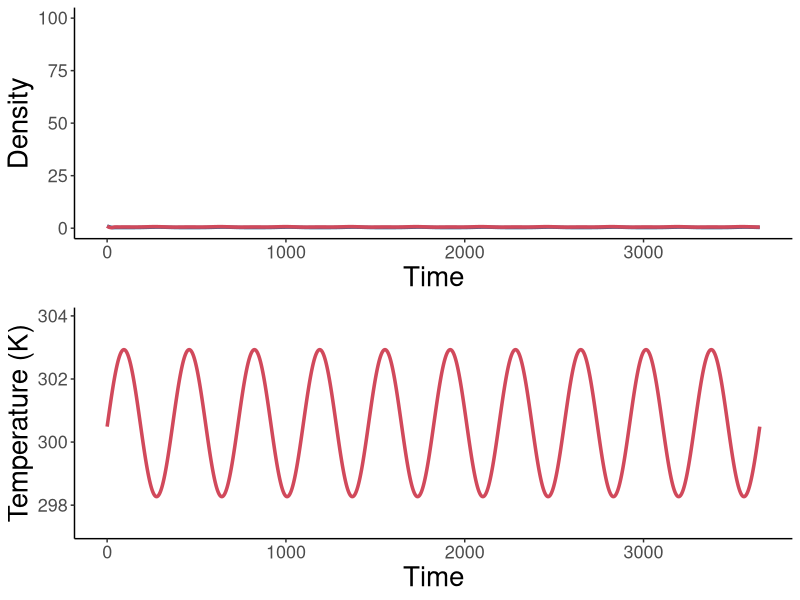
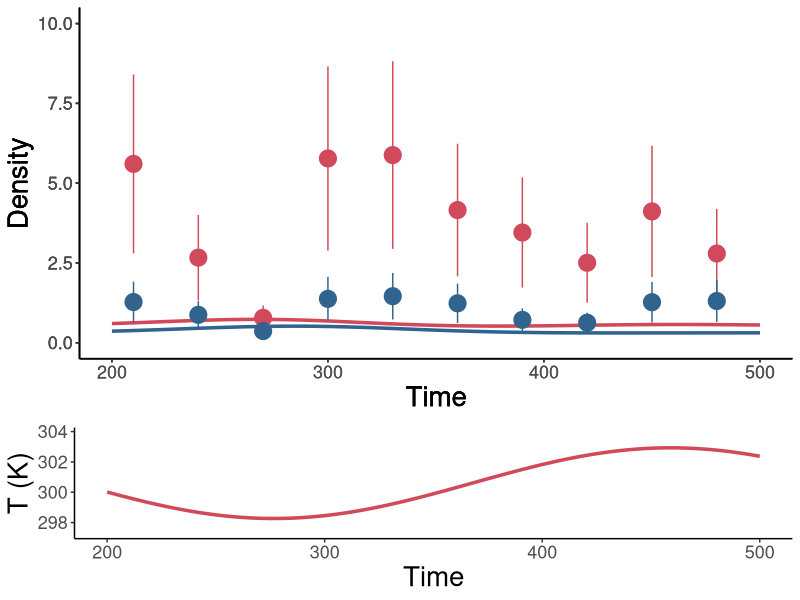

These figures' R source, in order:
####################################################################################################
#### This R script simulates population dynamics of hemipteran insects in their native habitats ####
####################################################################################################



#################################################
#### Load packages and set working directory ####
#################################################
library(tidyr)
library(ggplot2)
library(deSolve)
library(cowplot)
library(dplyr)
library(tidyverse)
#library(Cairo)
#library(grid)
#library(gridExtra)

setwd(dirname(rstudioapi::getActiveDocumentContext()$path))

######################################
#### Simulate population dynamics ####
######################################

# STEP 1: Assign parameter values
# read data and select insect
data <- read_csv("Temperature response data.csv")

# select an insect by removing # in front of name and placing # in front of other species
#sp.data <- subset(data, Species == "Clavigralla shadabi")
#sp.data <- subset(data, Species == "Clavigralla tomentosicollis Benin")
sp.data <- subset(data, Species == "Clavigralla tomentosicollis Nigeria A")

# define model parameters
params <- c(sp.data[2], sp.data[3], sp.data[4], sp.data[5],sp.data[6], sp.data[7], sp.data[8],
            sp.data[9], sp.data[10], sp.data[11], sp.data[12], sp.data[13], sp.data[14], sp.data[15],
            sp.data[16], sp.data[17], sp.data[18], sp.data[19], sp.data[20], sp.data[21], sp.data[22],
            sp.data[23], sp.data[24], sp.data[25])
# time
yrs <- 10; # Number of years over which to run the model
timestep <- 1; # Length of time-steps (days)
times <- seq(0, yrs*365, by = timestep)
# temperature parameters
meanT.incr = 0 # Increase in mean temperature over next 50 years
amplT.incr = 0 # Increase in amplitude of temperature fluctuations over next 50 years
dMeanT = meanT.incr/(yrs*365) # simulate x degree increase in mean temperature over 50 years
dAmplT = amplT.incr/(yrs*365) # simulate x degree increase in the amplitude of temperature fluctuations over 50 years


# STEP 2: Specify model
model = function(t, State, Pars){
  with(as.list(c(State, Pars)),
       {
         # temperature function
         temp = (meanT + dMeanT*times) + (amplT + dAmplT*times)*sin((2*pi*times + shiftT)/365)
         # time-series of temperature values
         signal = as.data.frame(list(times = times, temp = rep(0, length(times))))
         signal$temp = temp
         # create interpolating function
         input = approxfun(signal, rule = 2 ) # rule = 2 sets any extrapolated point to the closest data extreme
         # import interpolated temperature function
         T =  input(t)
         
         # Temperature responses
         b = bTopt*exp(-(T-Toptb)^2/(2*sb^2)) # Birth rate
         #q = 1 # Density-dependence (temperature-independent for simplicity)
         q = qTR*exp(Aq*(1/TR-1/Tmax))*exp(-(T-Toptq)^2/(2*sq^2)) # Density-dependence (temperature-dependent)
         m = mTR*(T/TR)*exp(A*(1/TR-1/T))/(1+skew*(exp(AL*(1/TL-1/T))+exp(AH*(1/TH-1/T)))) # Maturation rate
         dJ = dJTR*exp(AdJ*(1/TR-1/T)) # Juvenile mortality
         dA = dATR*exp(AdA*(1/TR-1/T)) # Adult mortality
         
         # Juvenile and adult densities
         dJdt = b*(A >= 0.2)*A*exp(-q*A) - m*J - dJ*J # Allee threshold of 10% of equilibrium adult density
         dAdt = m*J - dA*A
         
         return(list(c(dJdt, dAdt), signal = T))
       })
}


# STEP 3: Model simulation and plotting population dynamics
init = c(J = 1, A = 1)
# run model and input into data frame
densities = as.data.frame(ode(func = model, y = init, parms = params, times = times, method = "ode45"))
# gather model variables (time, temp, life stage, density)
output = densities[seq(0, dim(densities)[1], by=timestep), ]
output = gather(output, key=Variable, value=Output, -time)

# Plot population dynamics
pop.dyn <- ggplot(output[output$Variable %in% c("J", "A"), ], aes(x=time, y=Output, color=Variable)) + 
  geom_line(size=1.2) +
  scale_color_manual(values=c("J"="#d1495b", "A"="#30638e")) + 
  labs(x="Time", y="Density") +
  scale_y_continuous(limits=c(0, 100)) +
  #scale_y_log10(limits=c(1, 10)) +
  theme(panel.grid.major = element_blank(), panel.grid.minor = element_blank(),
        panel.background = element_blank(), axis.line = element_line(colour = "black"),
        legend.position = "none", 
        axis.text = element_text(size=13),
        axis.title = element_text(size=20)) 

# Plot temperature regime
temp.regime <- ggplot(output[output$Variable %in% c("signal"), ], aes(x=time, y=Output, color=Variable)) + 
  geom_line(size=1.2) +
  scale_color_manual(values=c("signal"="#d1495b")) + 
  labs(x="Time", y="Temperature (K)") +
  scale_y_continuous(limits=c(params$meanT - params$amplT - amplT.incr - 1, params$meanT + params$amplT + meanT.incr + amplT.incr + 1)) +
  theme(panel.grid.major = element_blank(), panel.grid.minor = element_blank(),
        panel.background = element_blank(), axis.line = element_line(colour = "black"),
        legend.position = "none", 
        axis.text = element_text(size=13),
        axis.title = element_text(size=20))

ggdraw() +
  draw_plot(pop.dyn, x = 0, y = 0.5, width = 1, height = 0.5) +
  draw_plot(temp.regime, x = 0, y = 0, width = 1, height = 0.5)


####################################################################
#### Plot empirical time-series for Clavigralla tomentosicollis ####
####################################################################


# Read data
data.density <- read_csv("Egwuatu_1977.csv")
# Set the plot (A, B, or C)
data.plot <- subset(data.density, Plot=="A")


# Plot options
xmin <- 200
xmax <- 500
ymin <- 0
ymax <- 10

# Plot time-series data
plot.J <- ggplot(data.plot, aes(x=time, y=J, ymin=J-J_SE, ymax=J+J_SE)) + 
  geom_pointrange(size=1.2, color="#d1495b") +
  #geom_line(size=0.8, linetype="longdash", color="#d1495b") +
  labs(x="Time", y="Density") +
  scale_x_continuous(limits=c(xmin, xmax)) +
  scale_y_continuous(limits=c(ymin, ymax)) +
  #scale_y_log10(limits=c(1, 10)) +
  theme(panel.grid.major = element_blank(), panel.grid.minor = element_blank(),
        panel.background = element_rect(fill="transparent"), plot.background = element_rect(fill="transparent"),
        axis.line = element_line(colour = "black"), legend.position = "none", 
        axis.text = element_text(size=13), axis.title = element_text(size=20))
#plot.J

plot.A <- ggplot(data.plot, aes(x=time, y=A, ymin=A-A_SE, ymax=A+A_SE)) + 
  geom_pointrange(size=1.2, color="#30638e") +
  #geom_line(size=0.8, linetype="longdash", color="#30638e") +
  labs(x="Time", y="Density") +
  scale_x_continuous(limits=c(xmin, xmax)) +
  scale_y_continuous(limits=c(ymin, ymax)) +
  #scale_y_log10(limits=c(1, 10)) +
  theme(panel.grid.major = element_blank(), panel.grid.minor = element_blank(),
        panel.background = element_rect(fill="transparent"), plot.background = element_rect(fill="transparent"),
        axis.line = element_line(colour = "black"), legend.position = "none", 
        axis.text = element_text(size=13), axis.title = element_text(size=20)) 
#plot.A

# Plot model dynamics (starting 8 years in to avoid transients)
plot.model <- ggplot(subset(output[output$Variable %in% c("J", "A"), ], time>=8*365+xmin & time<=8*365+xmax),
                          aes(x=time, y=Output, color=Variable)) + 
  geom_line(size=1.2) +
  scale_color_manual(values=c("J"="#d1495b", "A"="#30638e")) + 
  labs(x="Time", y="Density") +
  scale_y_continuous(limits=c(ymin, ymax)) +
  #scale_y_log10(limits=c(1, 10)) +
  theme(panel.grid.major = element_blank(), panel.grid.minor = element_blank(),
        panel.background = element_rect(fill="transparent"), plot.background = element_rect(fill="transparent"),
        axis.line = element_line(colour = "black"), legend.position = "none", 
        axis.text = element_text(size=13), axis.title = element_text(size=20),
        axis.text.x = element_text(colour = "white"), axis.ticks.x = element_blank())
#plot.model

# Plot temperature regime
plot.temp <- ggplot(subset(output[output$Variable %in% c("signal"), ], time>=200 & time<=500),
                      aes(x=time, y=Output, color=Variable)) + 
  geom_line(size=1.2) +
  scale_color_manual(values=c("signal"="#d1495b")) + 
  labs(x="Time", y="T (K)") +
  scale_x_continuous(limits=c(xmin, xmax)) +
  scale_y_continuous(limits=c(params$meanT - params$amplT - amplT.incr - 1, params$meanT + params$amplT + meanT.incr + amplT.incr + 1)) +
  theme(panel.grid.major = element_blank(), panel.grid.minor = element_blank(),
        panel.background = element_rect(fill="transparent"), plot.background = element_rect(fill="transparent"),
        axis.line = element_line(colour = "black"), legend.position = "none", 
        axis.text = element_text(size=13), axis.title = element_text(size=20)) 
#plot.temp

ggdraw()  +
    draw_plot(plot.temp, x = 0, y = 0, width = 1, height = 0.3) +
    draw_plot(plot.model, x = 0, y = 0.3, width = 1, height = 0.7) +
    draw_plot(plot.J, x = 0, y = 0.3, width = 1, height = 0.7) +
    draw_plot(plot.A, x = 0, y = 0.3, width = 1, height = 0.7)
